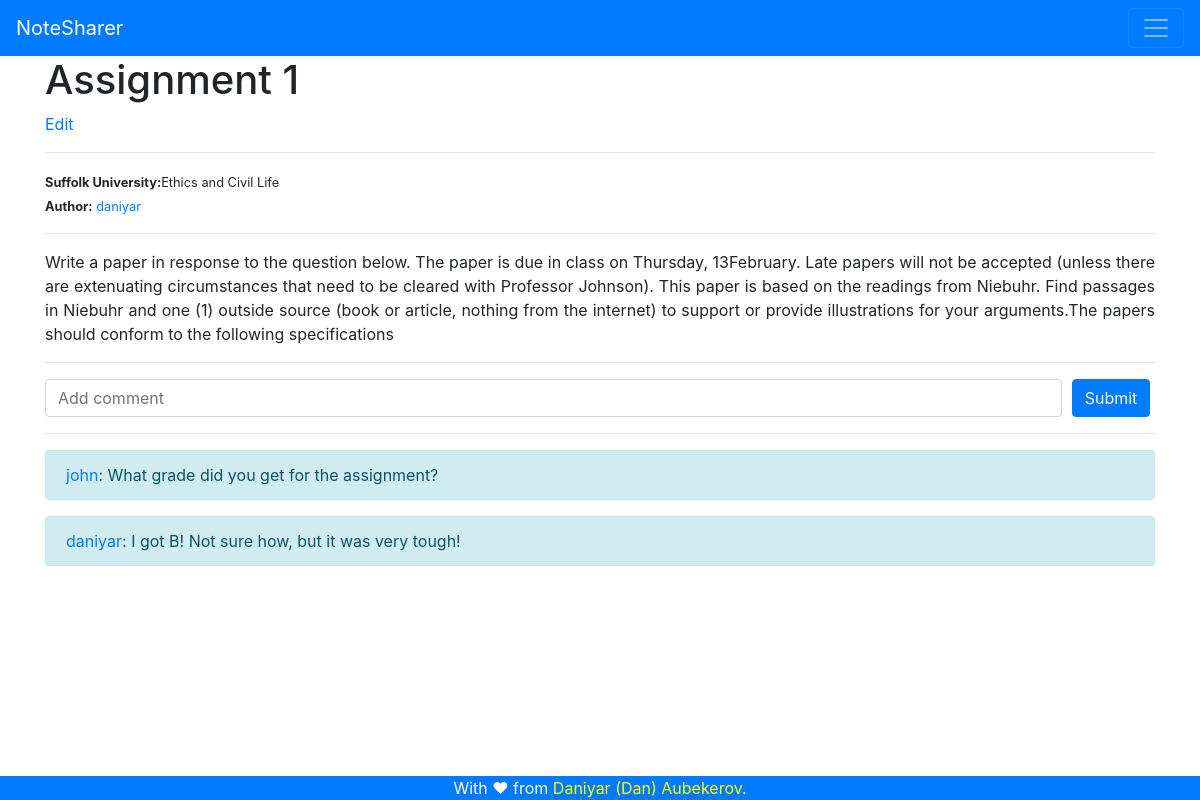
Screenshot of /notes/3 (signed in) with the database file from the repository.
### tables this page shows
CREATE TABLE Notes (
    'noteID' INTEGER NOT NULL PRIMARY KEY,
    'content' TEXT(50000),
    'author' INTEGER, 'university' VARCHAR(300), 'class' VARCHAR(300), 'lectureName' VARCHAR(300),
    FOREIGN KEY('author') REFERENCES accounts(id)
);

CREATE TABLE 'accounts' (
'id' INTEGER PRIMARY KEY,
'login' VARCHAR(255),
'password' VARCHAR(255),
'name' VARCHAR(255)
, 'university' VARCHAR(255), 'github' VARCHAR(255));

CREATE TABLE Comments (
    'commentID' INTEGER NOT NULL PRIMARY KEY,
    'content' VARCHAR(300),
    'author' INTEGER,
    'note' INTEGER,
    FOREIGN KEY('author') REFERENCES accounts(id),
    FOREIGN KEY('note') REFERENCES notes(noteID)
);

### app.py (the view)
@app.route('/notes/<id>', methods = ['POST', 'GET'])
def note(id):
    if (not session['user']):
        return render_template('404.html', error = 'You are not loged in to view this page')
    context = dict()
    db_connection = sqlite3.connect('database.db')
    if (request.method == 'POST'):
        comment = request.form.get('comment')
        cursor = db_connection.cursor()
        cursor.execute('INSERT INTO comments (content, author, note) VALUES (?,?,?);', (comment, session['user']['id'], id))
        db_connection.commit()
        cursor.close()
    cursor = db_connection.cursor()
    cursor.execute('SELECT notes.content,  notes.university, notes.class, notes.lectureName, accounts.login, notes.noteID FROM notes INNER JOIN accounts ON notes.author = accounts.id WHERE notes.noteID = ? ', [id])
    note = cursor.fetchone()
    context['note'] = note
    cursor.execute('SELECT comments.content, accounts.login FROM comments INNER JOIN accounts ON comments.author=accounts.id WHERE comments.note=?;', [id])
    comments = cursor.fetchall()
    context['comments'] = comments
    return render_template('note.html', context = context)

### templates/note.html (shortened to what this page needs)
{% extends 'base.html' %}
{% block body %}
    <div class="container">
        <div class="well">
            <div class="row">
                <div class="col-md-12">
                    <div class="">
                        <h1  class="hidden-xs hidden-sm">{{context['note'][3]}}</h1>
                        {% if  context['note'][4] == session['user']['login'] %}
                            <p><a href = "{{url_for('edit_note', id = context['note'][5])}}">Edit</a></p>
                        {% endif %}
                        <hr>
                        <small><strong>{{context['note'][1]}}:</strong>{{context['note'][2]}}</small><br>
                        <small><strong>Author:</strong> <a href = "{{url_for('user', login = context['note'][4])}}">{{context['note'][4]}}</a></small>
                        <hr>
                        <p class="text-justify">{{context['note'][0] | safe }}</p></div>
                        <hr>
                </div>
            </div>
        </div>
        <form method = "post"  id = "comment">
            <div class="form-row">
                <div class="col-11">
                    <input type="text" id = "comment" name = "comment" class="form-control" placeholder="Add comment">
                </div>
                <div class="col-1">
                    <input type = "submit" class = "btn btn-primary" value = "Submit" />
                </div>
            </div>
        </form>
        <hr>
        {% for comment in context['comments'] %}
            <div class="alert alert-info" role="alert">
                <a href = "{{url_for('user', login = comment[1])}}">{{comment[1]}}</a>: {{comment[0]}}
            </div>
        {% endfor %}
    </div>
{% endblock %}

### rows the page displays
Notes: lectureName "Assignment 1", university "Suffolk University", class "Ethics and Civil Life", content "Write a paper in response to the question below. The paper is due in class on Thursday, 13February. Late papers will not be accepted (unless there are extenuating circumstances that need to be cleared with Professor Johnson). This paper is based on the readings from Niebuhr. Find passages in Niebuhr and one (1) outside source (book or article, nothing from the internet) to support or provide illustrations for your arguments.The papers should conform to the following specifications"
accounts: login "daniyar"
Comments: login "john", content "What grade did you get for the assignment?"
Comments: login "daniyar", content "I got B! Not sure how, but it was very tough!"
